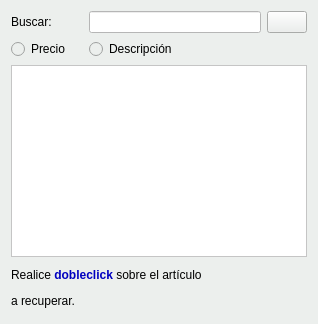
            <widget class="QWidget" name="tab_2">
             <property name="styleSheet">
              <string notr="true">background-color: #ecefed;</string>
             </property>
             <attribute name="icon">
              <iconset resource="../terra.qrc">
               <normaloff>:/Icons/PNG/search.png</normaloff>:/Icons/PNG/search.png</iconset>
             </attribute>
             <attribute name="title">
              <string>Búsqueda Rápida</string>
             </attribute>
             <layout class="QGridLayout" name="gridLayout_19">
              <item row="0" column="0">
               <widget class="QLabel" name="label">
                <property name="text">
                 <string>Buscar:</string>
                </property>
               </widget>
              </item>
              <item row="2" column="0" colspan="3">
               <widget class="QTableView" name="TablaBuscarArt">
                <property name="styleSheet">
                 <string notr="true">background-color: rgb(255, 255, 255);</string>
                </property>
               </widget>
              </item>
              <item row="1" column="0">
               <widget class="QRadioButton" name="radPrecio">
                <property name="minimumSize">
                 <size>
                  <width>72</width>
                  <height>0</height>
                 </size>
                </property>
                <property name="text">
                 <string>Precio</string>
                </property>
               </widget>
              </item>
              <item row="0" column="2">
               <widget class="QPushButton" name="botBuscarArtRapido">
                <property name="icon">
                 <iconset resource="../terra.qrc">
                  <normaloff>:/Icons/PNG/search.png</normaloff>:/Icons/PNG/search.png</iconset>
                </property>
               </widget>
              </item>
              <item row="0" column="1">
               <widget class="QLineEdit" name="txtBuscarArticulo">
                <property name="styleSheet">
                 <string notr="true">background-color: rgb(255, 255, 255);</string>
                </property>
               </widget>
              </item>
              <item row="1" column="1">
               <widget class="QRadioButton" name="radDescripcion">
                <property name="minimumSize">
                 <size>
                  <width>100</width>
                  <height>0</height>
                 </size>
                </property>
                <property name="text">
                 <string>Descripción</string>
                </property>
               </widget>
              </item>
              <item row="3" column="0" colspan="2">
               <widget class="QLabel" name="lblMensajeRecuperar">
                <property name="minimumSize">
                 <size>
                  <width>250</width>
                  <height>50</height>
                 </size>
                </property>
                <property name="text">
                 <string>&lt;html&gt;&lt;head/&gt;&lt;body&gt;&lt;p&gt;Realice&lt;span style=&quot; font-weight:600; color:#0000c0;&quot;&gt; dobleclick&lt;/span&gt; sobre el artículo&lt;/p&gt;&lt;p&gt;a recuperar.&lt;/p&gt;&lt;/body&gt;&lt;/html&gt;</string>
                </property>
               </widget>
              </item>
             </layout>
            </widget>
